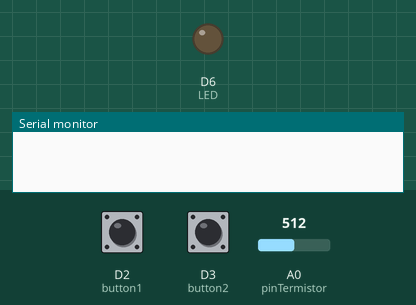
Simulated run of this sketch. Board: Arduino Zero (SAMD21). Parts: output pins drawn as LEDs (lit = HIGH), the last lines printed to the serial monitor. Dashed ring = blinking. The inputs (shaded band) are chosen by the test bench; at power-on: D2 (button1) LOW, D3 (button2) LOW, A0 (pinTermistor) = 512 (analog values on the 0–1023 scale). The local clock reads 2024-03-15 10:24:30 at power-on unless the sketch sets it; storage starts empty.

Above: at 1.2 s.
1.3 s: D2 (button1) pulled HIGH for 0.15 s
At 1.65 s:
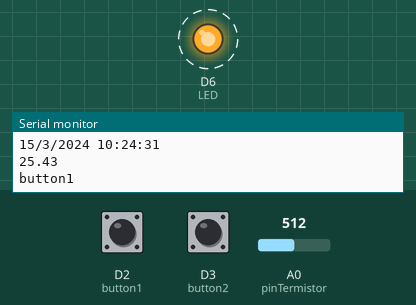
3.9 s: D3 (button2) pulled HIGH for 3.2 s
At 4.21 s:
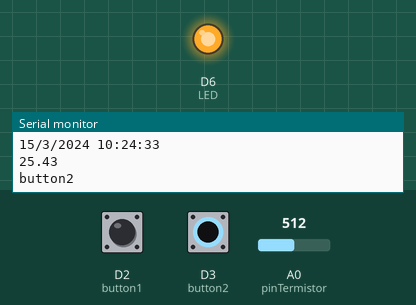
8.6 s: D2 (button1) pulled HIGH for 3.2 s
At 13.5 s:
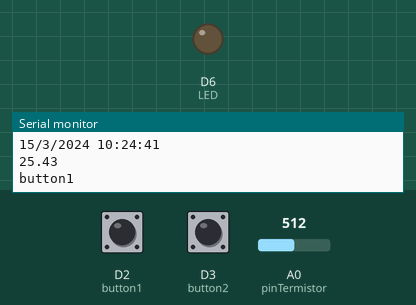
Timing chart, 0 to 15.0 s (numbered marks = the images above; inputs shaded):
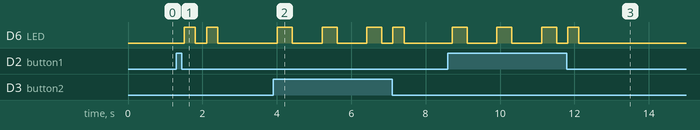

Measured:
- after the input at 1.3 s, D6 (LED): alternates HIGH for 0.30 s and LOW for 0.30 s, 4 changes in all, then stays LOW, starting after 0.21 s
- after the input at 3.9 s, D6 (LED): LOW → HIGH after 0.11 s, → LOW 0.40 s later, → HIGH 0.80 s later, → LOW 0.40 s later, … (8 changes in this stretch)
- after the input at 8.6 s, D6 (LED): LOW → HIGH after 0.11 s, → LOW 0.40 s later, → HIGH 0.80 s later, → LOW 0.40 s later, … (8 changes in this stretch)

The sketch:

microSD-ntc-buttons-led-RTC.ino
```cpp
/*
D0 ntc
D1
D2 push button
D3 push button
D4 SDA RTC
D5 SCL RTC
D6 LED
D7 CS SDcard
D8 SCK SDcard
D9 MISO SDcard
D10 MOSI SDcard
*/
#include <SPI.h>
#include <SD.h>
#include <Wire.h>
#include <RTClib.h>

const int pinTermistor = A0;
#define NTC 0
#define button1 2
#define button2 3
#define LED 6
const int chipSelect = 7;

RTC_DS1307 rtc;

bool button1State= false;
long button1Time= 0;
bool button2State= false;
long button2Time= 0;
String caller= " ";
double sensorValue= 0.00;
bool start= false;
int counter= 0;
long ledTimer= 0;
String myDate;
String myTime;

const double beta = 3950.0;
const double r0 = 10000.0;
const double t0 = 273.0 + 25.0;
const double rx = r0 * exp(-beta/t0);

const double vcc = 3.3;
const double R = 9810.0;

// Numero de amostras na leitura
const int nSamples = 5;

void setup() {
  Serial.begin(9600);
  analogReadResolution(12);
  // put your setup code here, to run once:
  pinMode(button1, INPUT);
  pinMode(button2, INPUT);
  pinMode(LED, OUTPUT);

  if (!SD.begin(chipSelect))
  {
    Serial.println("SD card failed !");
    Serial.println("Verify connections");
    return;
  }
  Wire.begin();

  if (!rtc.begin()) {
    Serial.println("Did no find RTC module!");
    while (1);
  }

  if (!rtc.isrunning()) {
    Serial.println("Configuring time and date");
    rtc.adjust(DateTime(F(__DATE__), F(__TIME__))); // Ajusta o horário para o do computador
  }

}

void loop() {

  // put your main code here, to run repeatedly:
  if(digitalRead(button1) && (millis() - button1Time > 400)){
    button1State= true;
    button1Time= millis();
    caller= "button1";
    ledBlink("on");
    myDate= getCurrentDate();
    myTime= getCurrentTime();
    saveToSD(button1State, caller, myDate, myTime);
  }
  if(digitalRead(button2) && (millis() - button2Time > 400)){
    button2State= true;
    button2Time= millis();
    caller= "button2";
    ledBlink("on");
    myDate= getCurrentDate();
    myTime= getCurrentTime();
    saveToSD(button2State, caller, myDate, myTime);
  }
  ledBlink("none");


}

void saveToSD(bool buttonState, String caller, String myDate, String myTime){

  File dataFile = SD.open("mydata.txt", FILE_WRITE);

  sensorValue= readSensor();
  if (dataFile){
    dataFile.print(myDate);
    dataFile.print(",");
    dataFile.print(myTime);
    dataFile.print(",");
    dataFile.print(caller);
    dataFile.print(",");
    dataFile.print(sensorValue);
    dataFile.println(",");
    dataFile.close();
    Serial.println(caller);
  }
  button1State= false;
}

double readSensor(){

  int sum = 0;
  for (int i = 0; i < nSamples; i++) {
    sum += analogRead(pinTermistor);
    delay (20);
  }

  // Determina a resistência do termistor
  double v = (vcc*sum)/(nSamples*4096.0);
  double rt = (vcc*R)/v - R;

  // Calcula a temperatura
  double t = beta / log(rt/rx);
  Serial.println (t-273.0);
  return t-273.0;
}
void ledBlink(String blinkState){
  if(blinkState == "on"){
    start= true;
    counter++;
  }
  if(millis() - ledTimer > 300){
    ledTimer= millis();
    if(start == true && counter < 5){
    digitalWrite(LED, !digitalRead(LED));
    counter++;
    }else{
      digitalWrite(LED, LOW);
      counter= 0;
      start= false;
    }
  }
}
String getCurrentDate(){
  DateTime now = rtc.now();
  Serial.print(now.day(), DEC);
  Serial.print('/');
  Serial.print(now.month(), DEC);
  Serial.print('/');
  Serial.print(now.year(), DEC);
  Serial.print(" ");
  myDate= String(now.day()) + "/" + String(now.month()) + "/" + String(now.year());
  return myDate;
}
String getCurrentTime(){
  DateTime now = rtc.now();
  Serial.print(now.hour(), DEC);
  Serial.print(':');
  Serial.print(now.minute(), DEC);
  Serial.print(':');
  Serial.print(now.second(), DEC);
  Serial.println();
  String myTime= String(now.hour()) + ":" + String(now.minute()) + ":" + String(now.second());
  //Serial.println(myTime);
  return myTime;
}
```
